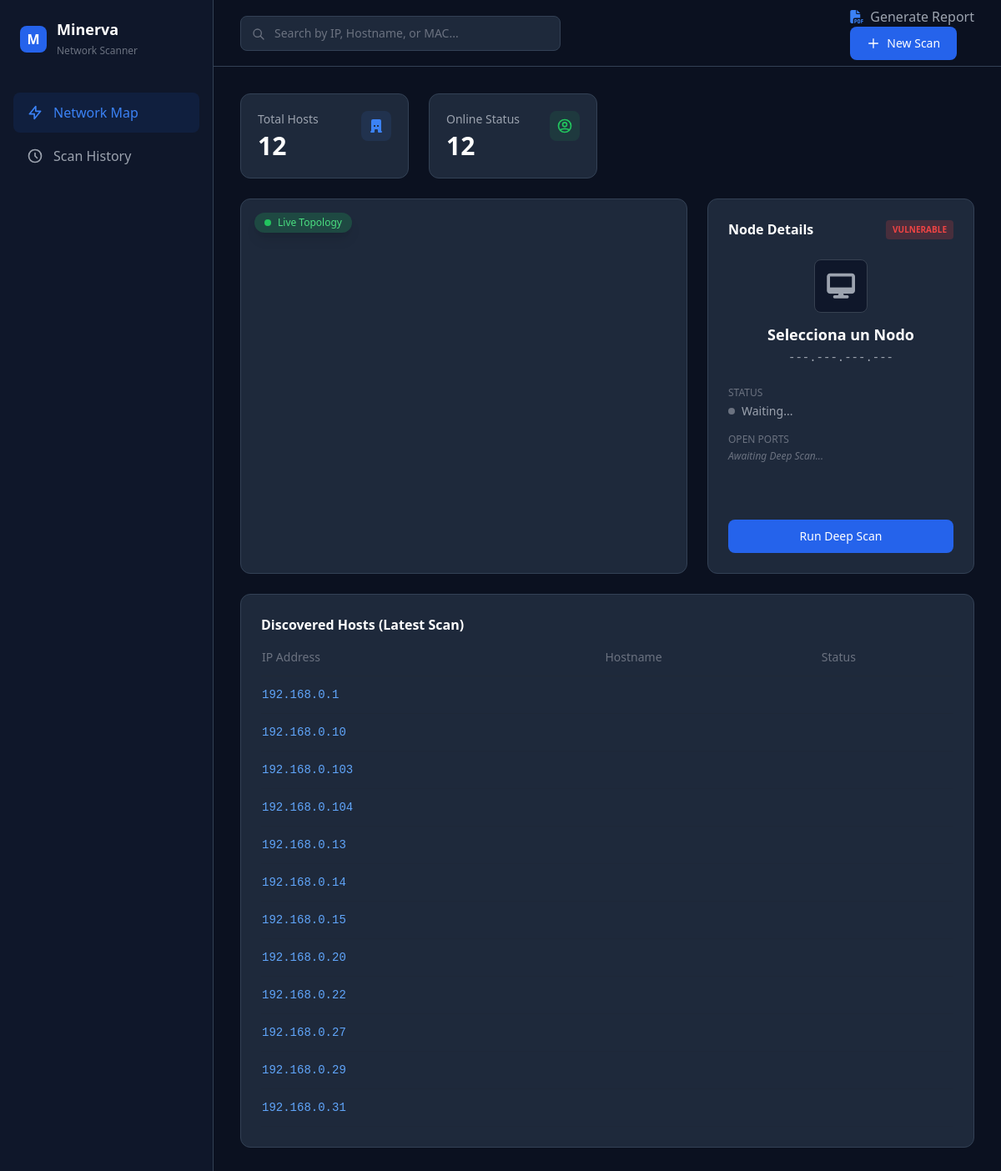
Page /dashboard on the earlier database version.
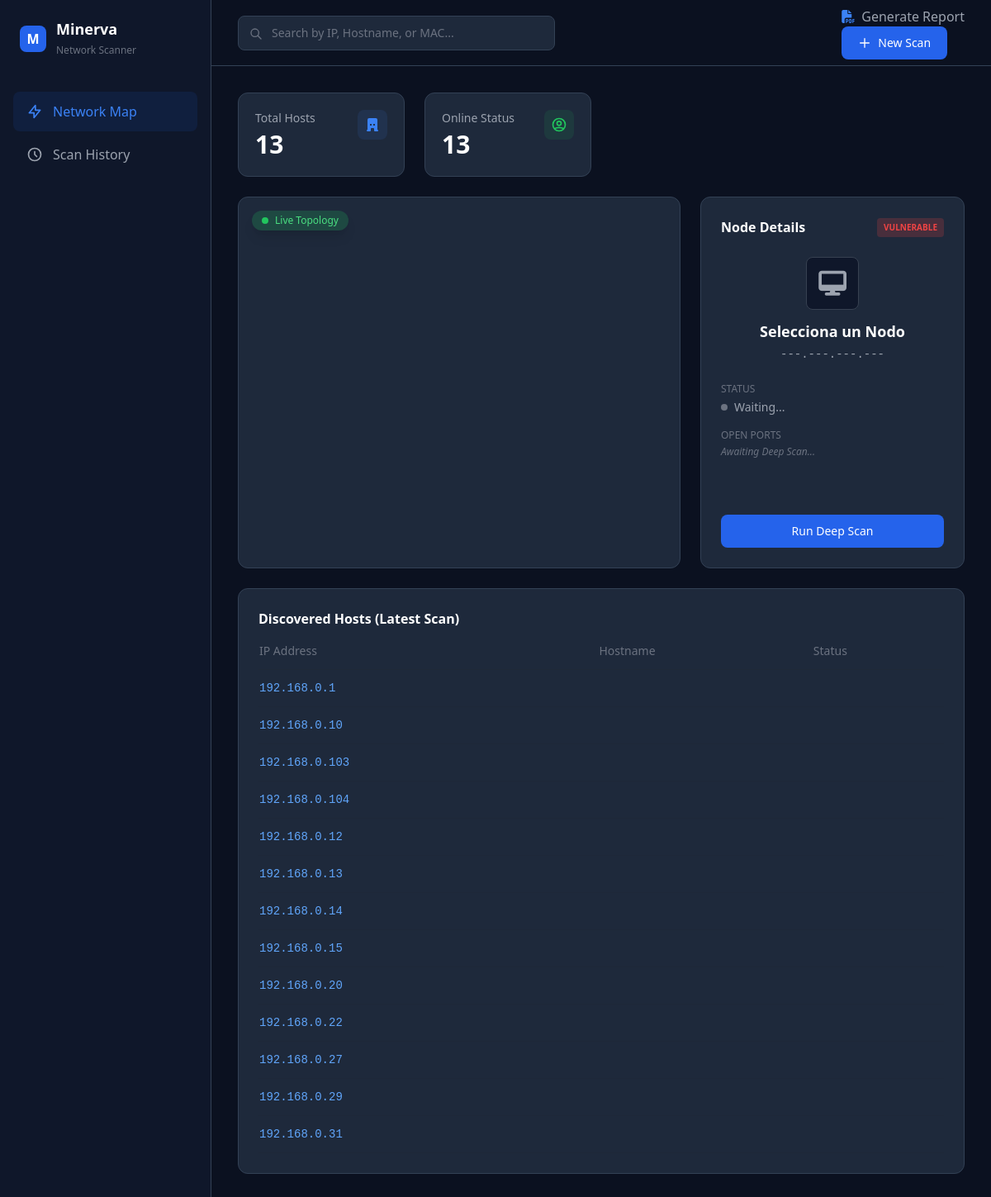
Same page on the later database version.
### app/models.py (models this page shows)
class ScanResult(Base):
    __tablename__ = "scan_results"
    id = Column(Integer, primary_key=True, index=True)
    scan_id = Column(Integer, ForeignKey("scans.id"))
    host_mac = Column(String, ForeignKey("hosts.mac_address"))
    ip_address = Column(String)
    status = Column(String)
    scan = relationship("Scan", back_populates="results")
    host = relationship("Host")
    ports = relationship("Port", back_populates="scan_result", cascade="all, delete-orphan")

### app/main.py (the view)
@app.get("/dashboard", response_class=HTMLResponse)
async def dashboard(request: Request, db: Session = Depends(get_db)):
    latest_scan = db.query(models.Scan).order_by(models.Scan.timestamp.desc()).first()
    hosts_data = []
    total_hosts = 0
    online_hosts = 0
    total_vulns = 0 # <-- NUEVO CONTADOR REAL
    if latest_scan:
        results = db.query(models.ScanResult).filter(models.ScanResult.scan_id == latest_scan.id).all()
        total_hosts = len(results)
        online_hosts = sum(1 for r in results if r.status == "up")
        for r in results:
            hosts_data.append({"ip": r.ip_address, "hostname": r.host.hostname if r.host else "Desconocido", "status": r.status})
            for p in r.ports:
                total_vulns += len(p.vulnerabilities)
    return templates.TemplateResponse("dashboard.html", {
        "request": request, "hosts": hosts_data, "total_hosts": total_hosts,
        "online_hosts": online_hosts, "total_vulns": total_vulns # <-- Lo enviamos al HTML
    })

### templates/dashboard.html (shortened to what this page needs)
<!DOCTYPE html>
<html lang="es">
<head>
    <script src="https://cdn.tailwindcss.com"></script>
    <link rel="stylesheet" href="https://cdnjs.cloudflare.com/ajax/libs/font-awesome/6.4.0/css/all.min.css">
</head>
<body class="text-gray-300 font-sans flex h-screen overflow-hidden">
    <aside class="w-64 flex flex-col justify-between border-r border-panel bg-[#0f172a]">
        <div>
            <div class="flex items-center space-x-3 p-6 mb-4">
                <div class="w-8 h-8 bg-blue-600 rounded-lg flex items-center justify-center text-white font-bold">M
                </div>
                <div>
                    <h1 class="text-lg font-bold text-white leading-tight">Minerva</h1>
                    <span class="text-xs text-gray-500">Network Scanner</span>
                </div>
            </div>
            <nav class="space-y-1 px-4">
                <a href="#"
                    class="flex items-center space-x-3 px-4 py-3 bg-blue-600/10 text-blue-500 rounded-lg font-medium">
                    <svg class="w-5 h-5" fill="none" stroke="currentColor" viewBox="0 0 24 24">
                        <path stroke-linecap="round" stroke-linejoin="round" stroke-width="2"
                            d="M13 10V3L4 14h7v7l9-11h-7z"></path>
                    </svg>
                    <span>Network Map</span>
                </a>
                <a href="#" class="flex items-center space-x-3 px-4 py-3 text-gray-400 hover:text-white transition">
                    <svg class="w-5 h-5" fill="none" stroke="currentColor" viewBox="0 0 24 24">
                        <path stroke-linecap="round" stroke-linejoin="round" stroke-width="2"
                            d="M12 8v4l3 3m6-3a9 9 0 11-18 0 9 9 0 0118 0z"></path>
                    </svg>
                    <span>Scan History</span>
                </a>
            </nav>
        </div>
    </aside>
    <main class="flex-1 flex flex-col h-full overflow-hidden bg-[#0b1120]">
        <header class="h-20 border-b border-panel flex items-center justify-between px-8">
            <div class="relative w-96">
                <input type="text" placeholder="Search by IP, Hostname, or MAC..."
                    class="w-full bg-panel border border-panel text-sm rounded-lg pl-10 pr-4 py-2.5 focus:outline-none focus:border-blue-500 text-white placeholder-gray-500">
                <svg class="w-4 h-4 text-gray-500 absolute left-3.5 top-3.5" fill="none" stroke="currentColor"
                    viewBox="0 0 24 24">
                    <path stroke-linecap="round" stroke-linejoin="round" stroke-width="2"
                        d="M21 21l-6-6m2-5a7 7 0 11-14 0 7 7 0 0114 0z"></path>
                </svg>
            </div>
            <div>
                <a href="/report" target="_blank" class="text-gray-400 hover:text-white transition flex items-center"><i
                        class="fa-solid fa-file-pdf mr-2 text-blue-500"></i> Generate Report</a>
                <button
                    class="bg-blue-600 hover:bg-blue-500 text-white px-5 py-2.5 rounded-lg text-sm font-medium flex items-center space-x-2 transition">
                    <svg class="w-4 h-4" fill="none" stroke="currentColor" viewBox="0 0 24 24">
                        <path stroke-linecap="round" stroke-linejoin="round" stroke-width="2" d="M12 4v16m8-8H4"></path>
                    </svg>
                    <span>New Scan</span>
                </button>
            </div>
        </header>
        <div class="flex-1 overflow-y-auto p-8 space-y-6">
            <div class="grid grid-cols-4 gap-6">
                <div class="bg-panel border border-panel p-5 rounded-xl flex justify-between items-start">
                    <div>
                        <p class="text-gray-400 text-sm mb-1">Total Hosts</p>
                        <h3 class="text-3xl font-bold text-white">{{total_hosts}}</h3>
                    </div>
                    <div class="p-2 bg-blue-500/10 text-blue-500 rounded-lg"><svg class="w-5 h-5" fill="currentColor"
                            viewBox="0 0 20 20">
                            <path
                                d="M4 4a2 2 0 012-2h8a2 2 0 012 2v12a1 1 0 110 2h-3a1 1 0 01-1-1v-2a1 1 0 00-1-1H9a1 1 0 00-1 1v2a1 1 0 01-1 1H4a1 1 0 110-2V4zm3 1h2v2H7V5zm2 4H7v2h2V9zm2-4h2v2h-2V5zm2 4h-2v2h2V9z">
                            </path>
                        </svg></div>
                </div>
                <div class="bg-panel border border-panel p-5 rounded-xl flex justify-between items-start">
                    <div>
                        <p class="text-gray-400 text-sm mb-1">Online Status</p>
                        <h3 class="text-3xl font-bold text-white">{{online_hosts}}</h3>
                    </div>
                    <div class="p-2 bg-green-500/10 text-green-500 rounded-lg"><svg class="w-5 h-5" fill="none"
                            stroke="currentColor" viewBox="0 0 24 24">
                            <path stroke-linecap="round" stroke-linejoin="round" stroke-width="2"
                                d="M5.121 17.804A13.937 13.937 0 0112 16c2.5 0 4.847.655 6.879 1.804M15 10a3 3 0 11-6 0 3 3 0 016 0zm6 2a9 9 0 11-18 0 9 9 0 0118 0z">
                            </path>
                        </svg></div>
                </div>
            </div>
            <div class="flex space-x-6 h-[450px]">
                <div
                    class="flex-1 bg-panel border border-panel rounded-xl p-2 relative flex items-center justify-center overflow-hidden">
                    <span
                        class="absolute top-4 left-4 z-10 bg-green-500/20 text-green-400 text-xs px-3 py-1 rounded-full flex items-center shadow-lg">
                        <span class="w-2 h-2 bg-green-500 rounded-full mr-2"></span> Live Topology
                    </span>
                    <div id="network-map" class="w-full h-full"></div>
                </div>
                <div class="w-80 bg-panel border border-panel rounded-xl p-6 flex flex-col">
                    <div class="flex justify-between items-center mb-6">
                        <h3 class="text-white font-bold">Node Details</h3>
                        <span
                            class="bg-red-500/20 text-red-500 text-[10px] uppercase font-bold px-2 py-1 rounded">Vulnerable</span>
                    </div>
                    <div class="text-center mb-6">
                        <div id="node-icon-container"
                            class="w-16 h-16 bg-[#0f172a] rounded-lg mx-auto mb-3 flex items-center justify-center border border-gray-700">
                            <i class="fa-solid fa-desktop text-3xl text-gray-400"></i>
                        </div>
                        <h4 id="node-hostname" class="text-white font-bold text-lg">Selecciona un Nodo</h4>
                        <p id="node-ip" class="text-gray-400 text-sm font-mono mt-1">---.---.---.---</p>
                    </div>
                    <div class="space-y-4 text-sm flex-1">
                        <div>
                            <p class="text-gray-500 text-xs mb-1">STATUS</p>
                            <p id="node-status" class="text-gray-400 flex items-center">
                                <span class="w-2 h-2 bg-gray-500 rounded-full mr-2"></span>Waiting...
                            </p>
                        </div>
                        <div>
                            <p class="text-gray-500 text-xs mb-1">OPEN PORTS</p>
                            <div id="open-ports-list" class="flex flex-wrap gap-2 mt-1">
                                <span class="text-gray-500 text-xs italic">Awaiting Deep Scan...</span>
                            </div>
                        </div>
                    </div>
                    <button id="btn-deepscan" onclick=""
                        class="w-full mt-6 bg-blue-600 hover:bg-blue-500 text-white py-2.5 rounded-lg text-sm transition font-medium flex justify-center items-center">
                        <span>Run Deep Scan</span>
                    </button>
                </div>
            </div>
            <div class="bg-panel border border-panel rounded-xl p-6">
                <h3 class="text-white font-bold mb-4">Discovered Hosts (Latest Scan)</h3>
                <table class="w-full text-left text-sm">
                    <thead>
                        <tr class="text-gray-500 border-b border-gray-800">
                            <th class="pb-3 font-medium">IP Address</th>
                            <th class="pb-3 font-medium">Hostname</th>
                            <th class="pb-3 font-medium">Status</th>
                        </tr>
                    </thead>
                    <tbody>
                        {% if hosts %}
                        {% for host in hosts %}
                        <tr class="border-b border-gray-800/50 hover:bg-gray-800/30 transition">
                            <td class="py-3 text-blue-400 font-mono">
                                <a href="/host/{{ host.ip }}"
                                    class="hover:underline hover:text-blue-300 cursor-pointer">{{ host.ip }}</a>
                            </td>
                        </tr>
                        {% endfor %}
                        {% else %}
                        <tr>
                            <td colspan="3" class="py-4 text-center text-gray-500">No data available. Run a scan first.
                            </td>
                        </tr>
                        {% endif %}
                    </tbody>
                </table>
            </div>
        </div>
    </main>
</body>
</html>

### templates/dashboard.html (style rules this page uses)
body { background-color: #0b1120; }
.bg-panel { background-color: #1e293b; }
.border-panel { border-color: #334155; }

Differences in the rows shown:
added ScanResult: ip "192.168.0.12"
Other differences:
{{ total_hosts }}: "12" → "13"
{{ online_hosts }}: "12" → "13"
